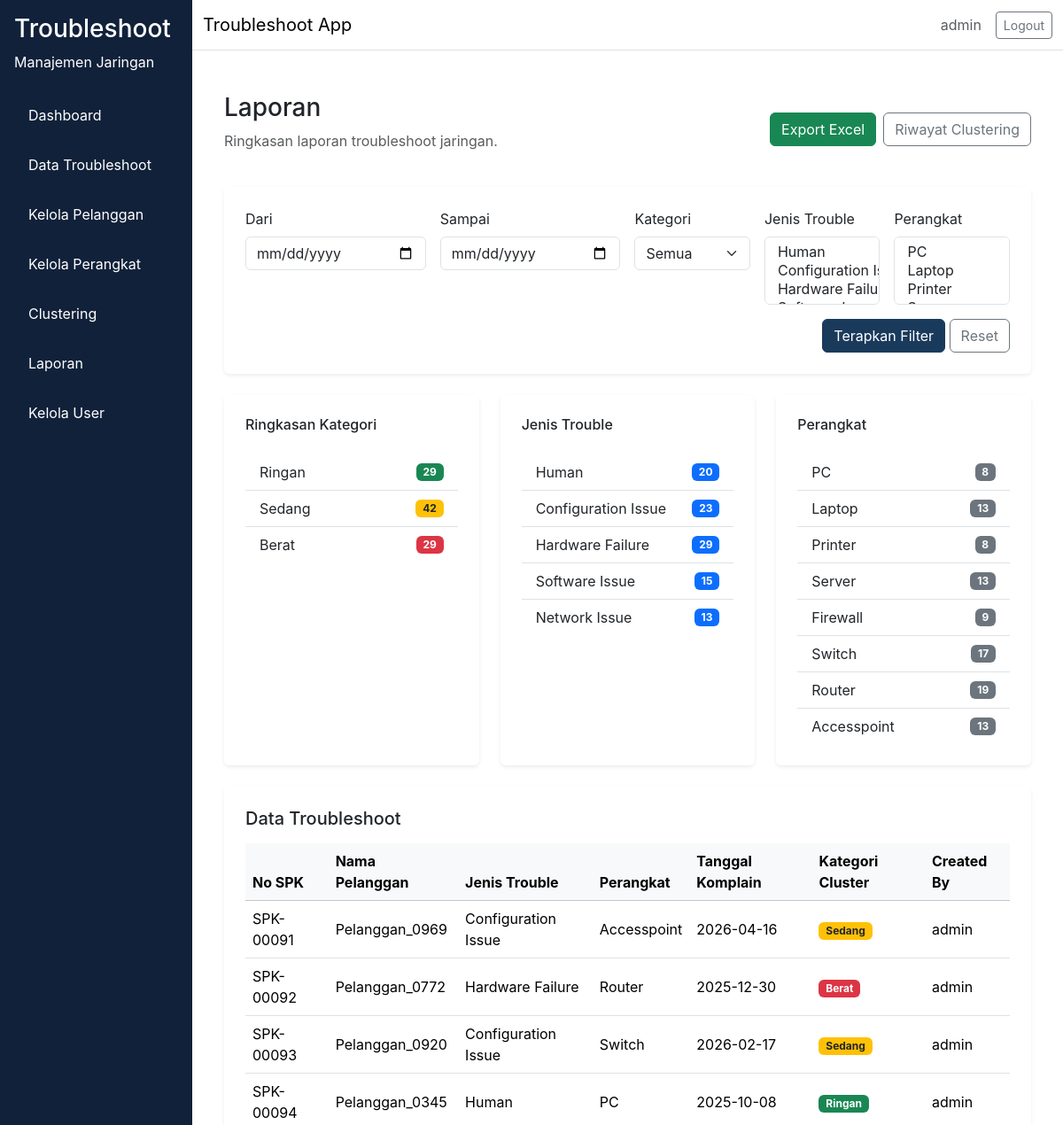
/laporan/?page=7 (signed in, upper part), run on an earlier commit of the app's database.
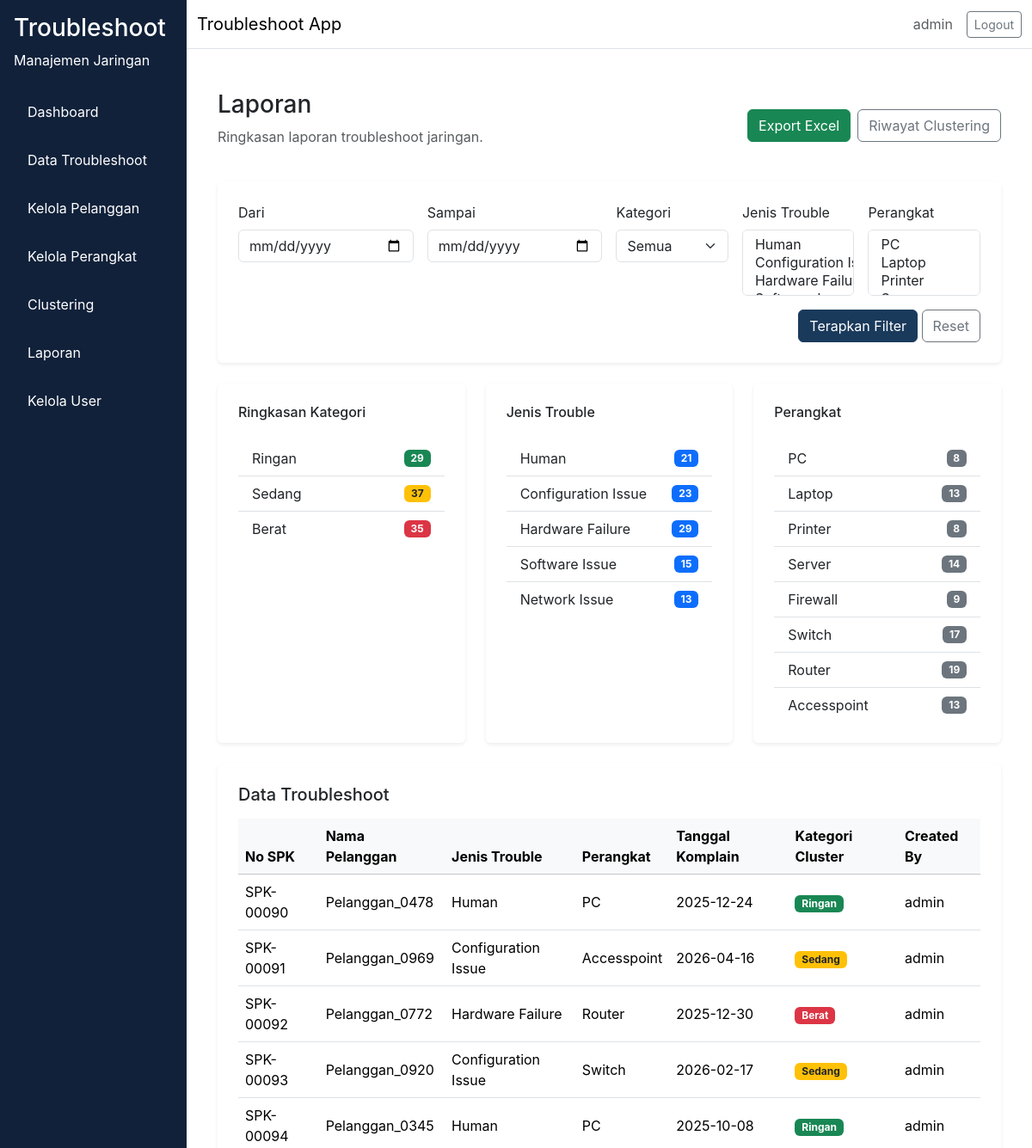
And on a later commit of the database.
### app/models/troubleshoot.py (models this page shows, shortened)
class Troubleshoot(db.Model):
    __tablename__ = "troubleshoot"
    id = db.Column(db.Integer, primary_key=True)
    no_spk = db.Column(db.String(80), unique=True, nullable=False)
    nama_pelanggan = db.Column(db.String(150), nullable=False)
    informasi_trouble = db.Column(db.Text, nullable=False)
    jenis_trouble = db.Column(db.Enum(JenisTroubleEnum), nullable=False)
    perangkat = db.Column(db.Enum(PerangkatEnum), nullable=False)
    service = db.Column(db.Enum(ServiceEnum), nullable=False)
    tanggal_komplain = db.Column(db.DateTime, nullable=False)
    selesai_pengerjaan = db.Column(db.DateTime, nullable=True)
    durasi_pengerjaan = db.Column(db.Integer, nullable=True)
    keterangan_action = db.Column(db.Text, nullable=True)
    cluster_id = db.Column(db.Integer, nullable=True)
    kategori_cluster = db.Column(db.Enum(KategoriClusterEnum), nullable=True)
    assigned_to = db.Column(db.Integer, db.ForeignKey("user.id"), nullable=True)
    status = db.Column(db.Enum(StatusTroubleEnum), nullable=False, default=StatusTroubleEnum.Pending)
    pelanggan_id = db.Column(db.Integer, db.ForeignKey("pelanggan.id"), nullable=True)
    perangkat_id = db.Column(db.Integer, db.ForeignKey("perangkat.id"), nullable=True)
    created_by = db.Column(db.Integer, db.ForeignKey("user.id"), nullable=False)
    created_at = db.Column(db.DateTime, server_default=db.func.now(), nullable=False)
    updated_at = db.Column(db.DateTime, server_default=db.func.now(), onupdate=db.func.now(), nullable=False)
    user = db.relationship("User", backref=db.backref("troubleshoots", lazy="dynamic"), lazy="select", foreign_keys=[created_by])
    assigned_user = db.relationship("User", backref=db.backref("assigned_troubleshoots", lazy="dynamic"), lazy="select", foreign_keys=[assigned_to])

### app/models/user.py (models this page shows, shortened)
class User(db.Model, UserMixin):
    __tablename__ = "user"
    id = db.Column(db.Integer, primary_key=True)
    username = db.Column(db.String(64), unique=True, nullable=False)
    email = db.Column(db.String(120), unique=True, nullable=False)
    password_hash = db.Column(db.String(256), nullable=False)
    role = db.Column(db.Enum(RoleEnum), nullable=False, default=RoleEnum.teknisi)
    created_at = db.Column(db.DateTime, server_default=db.func.now(), nullable=False)
    is_active = db.Column(db.Boolean, default=True, nullable=False)

### app/routes/laporan.py (the view)
@laporan_bp.route("/")
@login_required
def index():
    query = build_filter(Troubleshoot.query)
    page = request.args.get("page", 1, type=int)
    pagination = query.order_by(Troubleshoot.created_at.desc()).paginate(page=page, per_page=15)
    rows = pagination.items
    summary = {
        "kategori": {
            "Ringan": query.filter(Troubleshoot.kategori_cluster == KategoriClusterEnum.Ringan).count(),
            "Sedang": query.filter(Troubleshoot.kategori_cluster == KategoriClusterEnum.Sedang).count(),
            "Berat": query.filter(Troubleshoot.kategori_cluster == KategoriClusterEnum.Berat).count(),
        },
        "jenis": {},
        "perangkat": {},
    }
    jenis_options = ["Human", "Configuration Issue", "Hardware Failure", "Software Issue", "Network Issue"]
    perangkat_options = ["PC", "Laptop", "Printer", "Server", "Firewall", "Switch", "Router", "Accesspoint"]
    for jenis in jenis_options:
        try:
            summary["jenis"][jenis] = query.filter(Troubleshoot.jenis_trouble == JenisTroubleEnum[jenis.replace(" ", "_")]).count()
        except KeyError:
            summary["jenis"][jenis] = 0
    for perangkat in perangkat_options:
        try:
            summary["perangkat"][perangkat] = query.filter(Troubleshoot.perangkat == PerangkatEnum[perangkat]).count()
        except KeyError:
            summary["perangkat"][perangkat] = 0
    clustering_rows = ClusterHistory.query.order_by(ClusterHistory.tanggal_clustering.desc()).all()
    preserved_args = {k: v for k, v in request.args.to_dict(flat=False).items() if k != "page"}
    export_url = url_for("laporan.export_excel", **preserved_args)
    query_string = urlencode([(key, value) for key, values in preserved_args.items() for value in values])
    return render_template(
        "laporan/index.html",
        pagination=pagination,
        rows=rows,
        summary=summary,
        jenis_options=jenis_options,
        perangkat_options=perangkat_options,
        clustering_rows=clustering_rows,
        export_url=export_url,
        selected_kategori=request.args.get("kategori", "Semua"),
        selected_jenis=request.args.getlist("jenis"),
        selected_perangkat=request.args.getlist("perangkat"),
        dari=request.args.get("dari", ""),
        sampai=request.args.get("sampai", ""),
        query_string=query_string,
    )

### app/__init__.py (called while the page is built)
def load_user(user_id):
    return User.query.get(int(user_id))

### app/templates/laporan/index.html (shortened to what the changed rows need)
{% extends "base.html" %}
{% block content %}
<div class="container-fluid">
  <div class="d-flex flex-column flex-md-row align-items-md-center justify-content-between mb-4 gap-3">
    <div>
      <h1 class="h3">Laporan</h1>
    </div>
  </div>
  <div class="row g-4 mb-4">
    <div class="col-md-4">
      <div class="card shadow-sm p-4 h-100">
        <ul class="list-group list-group-flush mt-3">
          <li class="list-group-item d-flex justify-content-between align-items-center">
            Sedang
            <span class="badge bg-warning text-dark">{{ summary.kategori.Sedang or 0 }}</span>
          </li>
          <li class="list-group-item d-flex justify-content-between align-items-center">
            Berat
            <span class="badge bg-danger">{{ summary.kategori.Berat or 0 }}</span>
          </li>
        </ul>
      </div>
    </div>
    <div class="col-md-4">
      <div class="card shadow-sm p-4 h-100">
        <ul class="list-group list-group-flush mt-3">
          {% for jenis, jumlah in summary.jenis.items() %}
          <li class="list-group-item d-flex justify-content-between align-items-center">
            {{ jenis }}
            <span class="badge bg-primary">{{ jumlah }}</span>
          </li>
          {% endfor %}
        </ul>
      </div>
    </div>
    <div class="col-md-4">
      <div class="card shadow-sm p-4 h-100">
        <ul class="list-group list-group-flush mt-3">
          {% for perangkat, jumlah in summary.perangkat.items() %}
          <li class="list-group-item d-flex justify-content-between align-items-center">
            {{ perangkat }}
            <span class="badge bg-secondary">{{ jumlah }}</span>
          </li>
          {% endfor %}
        </ul>
      </div>
    </div>
  </div>
  <div class="card shadow-sm p-4 mb-4">
    <div class="table-responsive">
      <table class="table table-hover align-middle">
        <thead class="table-light">
          <tr>
            <th>No SPK</th>
            <th>Nama Pelanggan</th>
            <th>Jenis Trouble</th>
            <th>Perangkat</th>
            <th>Tanggal Komplain</th>
            <th>Kategori Cluster</th>
            <th>Created By</th>
          </tr>
        </thead>
        <tbody>
          {% for item in rows %}
          <tr>
            <td>{{ item.no_spk }}</td>
            <td>{{ item.nama_pelanggan }}</td>
            <td>{{ item.jenis_trouble.value }}</td>
            <td>{{ item.perangkat.value }}</td>
            <td>{{ item.tanggal_komplain.strftime('%Y-%m-%d') if item.tanggal_komplain else '-' }}</td>
            <td>
              {% if item.kategori_cluster %}
                <span class="badge bg-{{ 'success' if item.kategori_cluster.value == 'Ringan' else 'warning text-dark' if item.kategori_cluster.value == 'Sedang' else 'danger' }}">
                  {{ item.kategori_cluster.value }}
                </span>
              {% else %}
                <span class="text-muted">-</span>
              {% endif %}
            </td>
            <td>{{ item.user.username if item.user else '-' }}</td>
          </tr>
          {% else %}
          <tr>
            <td colspan="7" class="text-center text-muted">Tidak ada data.</td>
          </tr>
          {% endfor %}
        </tbody>
      </table>
    </div>
        {% set qs = query_string %}
  </div>
</div>
{% endblock %}

What changed in the data, as far as the page shows it:
now on this page (row edited): Troubleshoot: no_spk "SPK-00090", nama_pelanggan "Pelanggan_0478", jenis_trouble.value "Human", perangkat.value "PC", tanggal_komplain "2025-12-24", kategori_cluster.value "Ringan", user "admin"
Also different on the page:
{{ summary.kategori.Sedang or 0 }}: "42" → "37"
{{ summary.kategori.Berat or 0 }}: "29" → "35"
new list line: "Human 21"
new list line: "Server 14"
list line gone: "Human 20"
list line gone: "Server 13"
